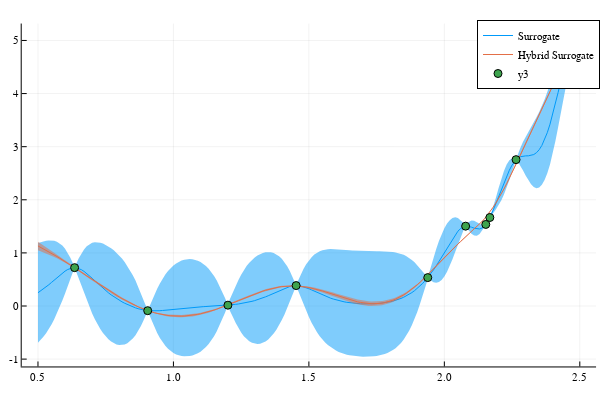

Write notebook code for a chart like this one.
### Code cell
plot(
    domain,
    [predictive_mean(sur, [x]) for x in domain],
    ribbons=[predictive_std(sur, [x]) for x in domain],
    label="Surrogate"
)
plot!(
    domain,
    [predictive_mean(hsur, [x]) for x in domain],
    ribbons=[predictive_std(hsur, [x]) for x in domain],
    label="Hybrid Surrogate"
)
scatter!(get_active_covariates(sur)', get_active_observations(sur))

### Figure 1 — Plotly figure (JSON) as saved in the notebook; plotly's stock layout.template omitted (floating-point values rounded to 4 significant figures; data arrays with more than 128 entries replaced by an {"elided": "..."} marker saying what was removed)
{"data": [{"colorbar": {"len": 0.9525, "title": "", "x": 0.9934, "y": 0.5139}, "fill": "tozeroy", "fillcolor": "rgba(0, 154, 250, 0.500)", "legendgroup": "Surrogate", "line": {"color": "rgba(0, 154, 250, 1.000)", "dash": "solid", "shape": "linear", "width": 0}, "mode": "lines", "name": "Surrogate", "showlegend": false, "type": "scatter", "x": {"elided": "402 float values"}, "xaxis": "x", "y": {"elided": "402 float values"}, "yaxis": "y"}, {"colorbar": {"len": 0.9525, "title": "", "x": 0.9934, "y": 0.5139}, "fillrange": {"elided": "2x201 float values"}, "legendgroup": "Surrogate", "line": {"color": "rgba(0, 154, 250, 1.000)", "dash": "solid", "shape": "linear", "width": 1}, "mode": "lines", "name": "Surrogate", "showlegend": true, "type": "scatter", "x": {"elided": "201 float values"}, "xaxis": "x", "y": {"elided": "201 float values"}, "yaxis": "y"}, {"colorbar": {"len": 0.9525, "title": "", "x": 0.9934, "y": 0.5139}, "fill": "tozeroy", "fillcolor": "rgba(227, 111, 71, 0.500)", "legendgroup": "Hybrid Surrogate", "line": {"color": "rgba(227, 111, 71, 1.000)", "dash": "solid", "shape": "linear", "width": 0}, "mode": "lines", "name": "Hybrid Surrogate", "showlegend": false, "type": "scatter", "x": {"elided": "402 float values"}, "xaxis": "x", "y": {"elided": "402 float values"}, "yaxis": "y"}, {"colorbar": {"len": 0.9525, "title": "", "x": 0.9934, "y": 0.5139}, "fillrange": {"elided": "2x201 float values"}, "legendgroup": "Hybrid Surrogate", "line": {"color": "rgba(227, 111, 71, 1.000)", "dash": "solid", "shape": "linear", "width": 1}, "mode": "lines", "name": "Hybrid Surrogate", "showlegend": true, "type": "scatter", "x": {"elided": "201 float values"}, "xaxis": "x", "y": {"elided": "201 float values"}, "yaxis": "y"}, {"colorbar": {"len": 0.9525, "title": "", "x": 0.9934, "y": 0.5139}, "legendgroup": "y3", "marker": {"color": "rgba(62, 164, 78, 1.000)", "line": {"color": "rgba(0, 0, 0, 1.000)", "width": 1}, "size": 8, "symbol": "circle"}, "mode": "markers", "name": "y3", "showlegend": true, "type": "scatter", "x": [2.153, 1.201, 1.453, 2.079, 0.9051, 2.265, 0.6353, 2.487, 1.939, 2.168], "xaxis": "x", "y": [1.536, 0.01592, 0.3847, 1.504, -0.08801, 2.756, 0.7224, 4.97, 0.5348, 1.666], "yaxis": "y"}], "layout": {"annotations": [], "height": 400, "legend": {"bgcolor": "rgba(255, 255, 255, 1.000)", "bordercolor": "rgba(0, 0, 0, 1.000)", "borderwidth": 1, "font": {"color": "rgba(0, 0, 0, 1.000)", "family": "sans-serif", "size": 11}, "title": {"font": {"color": "rgba(0, 0, 0, 1.000)", "family": "sans-serif", "size": 15}, "text": ""}, "tracegroupgap": 0, "traceorder": "normal", "x": 1, "xanchor": "auto", "y": 1, "yanchor": "auto"}, "margin": {"b": 20, "l": 0, "r": 0, "t": 20}, "paper_bgcolor": "rgba(255, 255, 255, 1.000)", "plot_bgcolor": "rgba(255, 255, 255, 1.000)", "showlegend": true, "width": 600, "xaxis": {"anchor": "y", "domain": [0.03619, 0.9934], "gridcolor": "rgba(0, 0, 0, 0.100)", "gridwidth": 0.5, "linecolor": "rgba(0, 0, 0, 1.000)", "mirror": false, "range": [0.44, 2.56], "showgrid": true, "showline": true, "showticklabels": true, "tickangle": 0, "tickcolor": "rgb(0, 0, 0)", "tickfont": {"color": "rgba(0, 0, 0, 1.000)", "family": "sans-serif", "size": 11}, "tickmode": "array", "ticks": "inside", "ticktext": ["0.5", "1.0", "1.5", "2.0", "2.5"], "tickvals": [0.5, 1, 1.5, 2, 2.5], "title": "", "titlefont": {"color": "rgba(0, 0, 0, 1.000)", "family": "sans-serif", "size": 15}, "type": "-", "visible": true, "zeroline": false, "zerolinecolor": "rgba(0, 0, 0, 1.000)"}, "yaxis": {"anchor": "x", "domain": [0.03762, 0.9902], "gridcolor": "rgba(0, 0, 0, 0.100)", "gridwidth": 0.5, "linecolor": "rgba(0, 0, 0, 1.000)", "mirror": false, "range": [-1.138, 5.318], "showgrid": true, "showline": true, "showticklabels": true, "tickangle": 0, "tickcolor": "rgb(0, 0, 0)", "tickfont": {"color": "rgba(0, 0, 0, 1.000)", "family": "sans-serif", "size": 11}, "tickmode": "array", "ticks": "inside", "ticktext": ["-1", "0", "1", "2", "3", "4", "5"], "tickvals": [-1, 0, 1, 2, 3, 4, 5], "title": "", "titlefont": {"color": "rgba(0, 0, 0, 1.000)", "family": "sans-serif", "size": 15}, "type": "-", "visible": true, "zeroline": false, "zerolinecolor": "rgba(0, 0, 0, 1.000)"}}}
